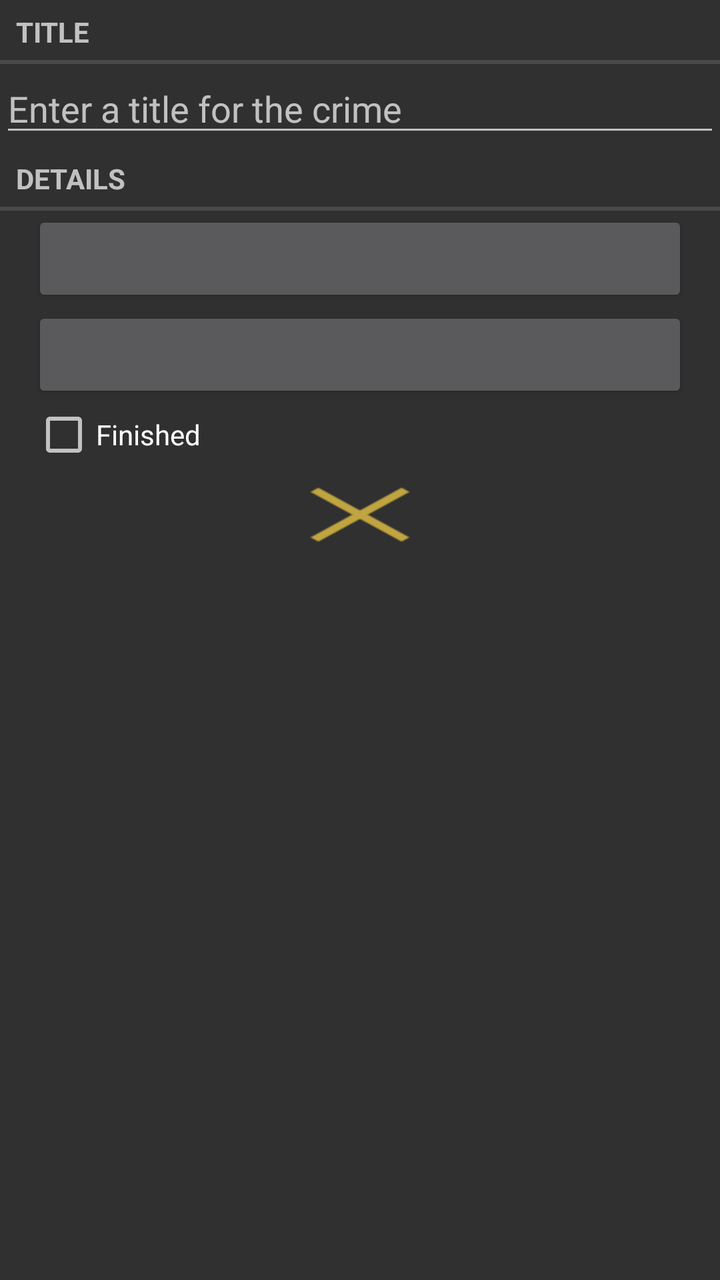
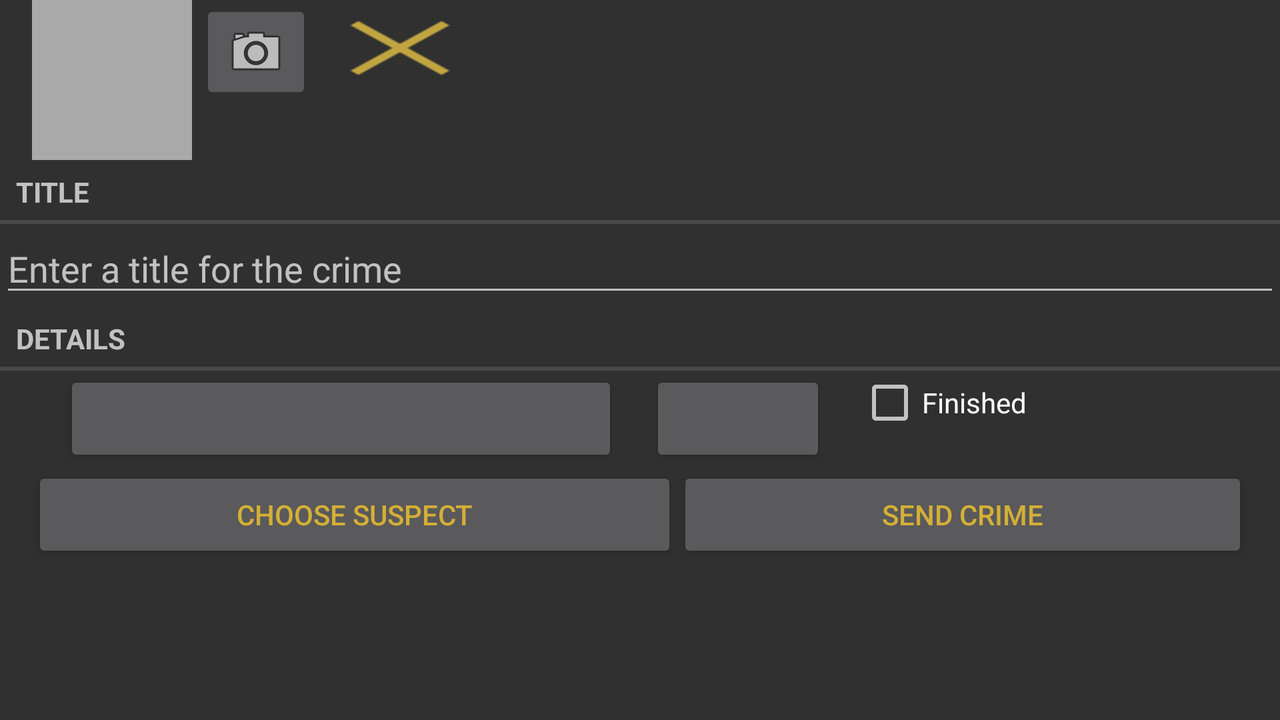

An Android layout and its configuration variant, each rendered on a device that would load it. The default file and the variant file are quoted in full after the pictures.
<!-- AndroidManifest.xml: application theme AppTheme -->
<!-- res/layout/fragment_crime.xml -->
<?xml version="1.0" encoding="utf-8"?>
<LinearLayout xmlns:android="http://schemas.android.com/apk/res/android"
              android:orientation="vertical"
              android:layout_width="match_parent"
              android:layout_height="match_parent"

    >
    <TextView
        android:layout_width="match_parent"
        android:layout_height="wrap_content"
        android:text="@string/crime_title_label"
        style="?android:listSeparatorTextViewStyle"
        />
    <EditText
        android:layout_width="match_parent"
        android:layout_height="wrap_content"
        android:hint="@string/crime_title_hint"
        android:id="@+id/title_field"
        android:singleLine="true"
        />
    <TextView
        android:layout_width="match_parent"
        android:layout_height="wrap_content"
        android:text="@string/crime_details_label"
        style="?android:listSeparatorTextViewStyle"
        />

    <Button android:id="@+id/crime_date"
        android:layout_width="match_parent"
        android:layout_height="wrap_content"

        android:layout_marginLeft="16dp"
        android:layout_marginRight="16dp"
        />

    <Button android:id="@+id/crime_time"
            android:layout_width="match_parent"

            android:layout_height="wrap_content"
            android:layout_marginLeft="16dp"
            android:layout_marginRight="16dp"
            android:layout_gravity="center_horizontal"/>


    <CheckBox android:id="@+id/crime_solved"
        android:layout_width="match_parent"
        android:layout_height="wrap_content"
        android:layout_marginLeft="16dp"
        android:layout_marginRight="16dp"
        android:text="@string/crime_solved_label"
        />
    <Button
        android:layout_width="wrap_content"
        android:layout_height="wrap_content"
        android:id="@+id/button_delete_crime"
        android:background="@drawable/ic_menu_delete"
        android:layout_gravity="center_horizontal"/>

</LinearLayout>
<!-- resources referenced by this layout -->
<resources>
  <!-- drawable ic_menu_delete: png bitmap (drawable-hdpi, 271 bytes) -->
  <string name="crime_details_label">Details</string>
  <string name="crime_solved_label">Finished</string>
  <string name="crime_title_hint">Enter a title for the crime</string>
  <string name="crime_title_label">Title</string>
  <style name="AppTheme" parent="Theme.AppCompat">
          
  
          <item name="colorPrimary">@color/police_blue</item>
          <item name="android:textColor">@color/police_gold</item>
          <item name="android:actionMenuTextColor">@color/police_gold</item>
          <item name="android:actionBarStyle">@style/CustomActionBar</item>
  
  
      </style>
  <color name="police_blue">#000080</color>
  <color name="police_gold">#D4AF37</color>
  <style name="CustomActionBar" parent="Widget.AppCompat.ActionBar">
          <item name="android:subtitleTextColor">@color/police_gold</item>
          <item name="android:titleTextStyle">@style/CustomTextColor</item>
      </style>
  <style name="CustomTextColor" parent="TextAppearance.AppCompat">
          <item name="android:textColor">@color/police_gold</item>
      </style>
</resources>
<!-- res/layout-land/fragment_crime.xml (the repository's variant of the layout above) -->
<!-- drawn on the phone turned sideways -->
<?xml version="1.0" encoding="utf-8"?>
<LinearLayout xmlns:android="http://schemas.android.com/apk/res/android"
              android:orientation="vertical"
              android:layout_width="match_parent"
              android:layout_height="match_parent"

    >
    <include layout="@layout/view_camera_and_title"/>
    <TextView
        android:layout_width="match_parent"
        android:layout_height="wrap_content"
        android:text="@string/crime_title_label"
        style="?android:listSeparatorTextViewStyle"
        />
    <EditText
        android:layout_width="match_parent"
        android:layout_height="wrap_content"
        android:hint="@string/crime_title_hint"
        android:id="@+id/title_field"
        />
    <TextView
        android:layout_width="match_parent"
        android:layout_height="wrap_content"
        android:text="@string/crime_details_label"
        style="?android:listSeparatorTextViewStyle"
        />

    <LinearLayout
        android:orientation="horizontal"
        android:layout_width="match_parent"
        android:layout_height="wrap_content"

        android:layout_marginLeft="16dp"
        android:layout_marginRight="16dp">

        <Button android:id="@+id/crime_date"
            android:layout_width="wrap_content"
            android:layout_height="wrap_content"
            android:layout_marginLeft="16dp"
            android:layout_marginRight="16dp"
                android:layout_weight="0.04"
                android:layout_gravity="left"/>
        <Button
            android:layout_width="wrap_content"
            android:layout_height="wrap_content"

            android:id="@+id/crime_time"/>

        <CheckBox android:id="@+id/crime_solved"
            android:layout_width="wrap_content"
            android:layout_height="wrap_content"
            android:layout_marginLeft="16dp"
            android:layout_marginRight="16dp"
            android:text="@string/crime_solved_label"
                  android:layout_weight="0.02"
                  android:layout_gravity="right"/>


    </LinearLayout>
    <LinearLayout
        android:layout_width="match_parent"
        android:layout_height="wrap_content"
        android:layout_marginLeft="16dp"
        android:layout_marginRight="16dp"
        android:orientation="horizontal">
        <Button
            android:layout_width="wrap_content"
            android:layout_height="wrap_content"
            android:id="@+id/crime_suspect"
            android:layout_weight="1"
            android:text="@string/crime_suspect_text"
            />
        <Button
            android:id="@+id/crime_report"
            android:layout_width="wrap_content"
            android:layout_height="wrap_content"
            android:layout_weight="1"
            android:text="@string/crime_report_text"
            />

    </LinearLayout>
</LinearLayout>
<!-- res/layout/view_camera_and_title.xml (included above) -->
<?xml version="1.0" encoding="utf-8"?>
<LinearLayout xmlns:android="http://schemas.android.com/apk/res/android"
              android:orientation="horizontal"
              android:layout_width="match_parent"
              android:layout_height="wrap_content"
              android:layout_marginLeft="16dp"
              android:layout_marginRight="16dp"
    >
    <LinearLayout
        android:layout_width="wrap_content"
        android:layout_height="wrap_content"
        android:orientation="vertical"
        android:layout_marginRight="4dp"

        >
        <ImageView
            android:layout_width="80dp"
            android:layout_height="80dp"
            android:id="@+id/crime_photo"
            android:scaleType="centerInside"
            android:background="@android:color/darker_gray"
            android:cropToPadding="true"
            />

    </LinearLayout>

    <ImageButton
        android:layout_width="wrap_content"
        android:layout_height="wrap_content"
        android:id="@+id/crime_camera"
        android:src="@android:drawable/ic_menu_camera"
        />
    <Button
        android:layout_width="wrap_content"
        android:layout_height="wrap_content"
        android:id="@+id/button_delete_crime"
        android:background="@drawable/ic_menu_delete"
        />



</LinearLayout>
<!-- resources referenced by the variant -->
<!-- as the phone turned sideways resolves them -->
<resources>
  <!-- drawable ic_menu_delete: png bitmap (drawable-hdpi, 271 bytes) -->
  <string name="crime_details_label">Details</string>
  <string name="crime_report_text">Send Crime</string>
  <string name="crime_solved_label">Finished</string>
  <string name="crime_suspect_text">Choose Suspect</string>
  <string name="crime_title_hint">Enter a title for the crime</string>
  <string name="crime_title_label">Title</string>
  <style name="AppTheme" parent="Theme.AppCompat">
          
  
          <item name="colorPrimary">@color/police_blue</item>
          <item name="android:textColor">@color/police_gold</item>
          <item name="android:actionMenuTextColor">@color/police_gold</item>
          <item name="android:actionBarStyle">@style/CustomActionBar</item>
  
  
      </style>
  <color name="police_blue">#000080</color>
  <color name="police_gold">#D4AF37</color>
  <style name="CustomActionBar" parent="Widget.AppCompat.ActionBar">
          <item name="android:subtitleTextColor">@color/police_gold</item>
          <item name="android:titleTextStyle">@style/CustomTextColor</item>
      </style>
  <style name="CustomTextColor" parent="TextAppearance.AppCompat">
          <item name="android:textColor">@color/police_gold</item>
      </style>
</resources>
